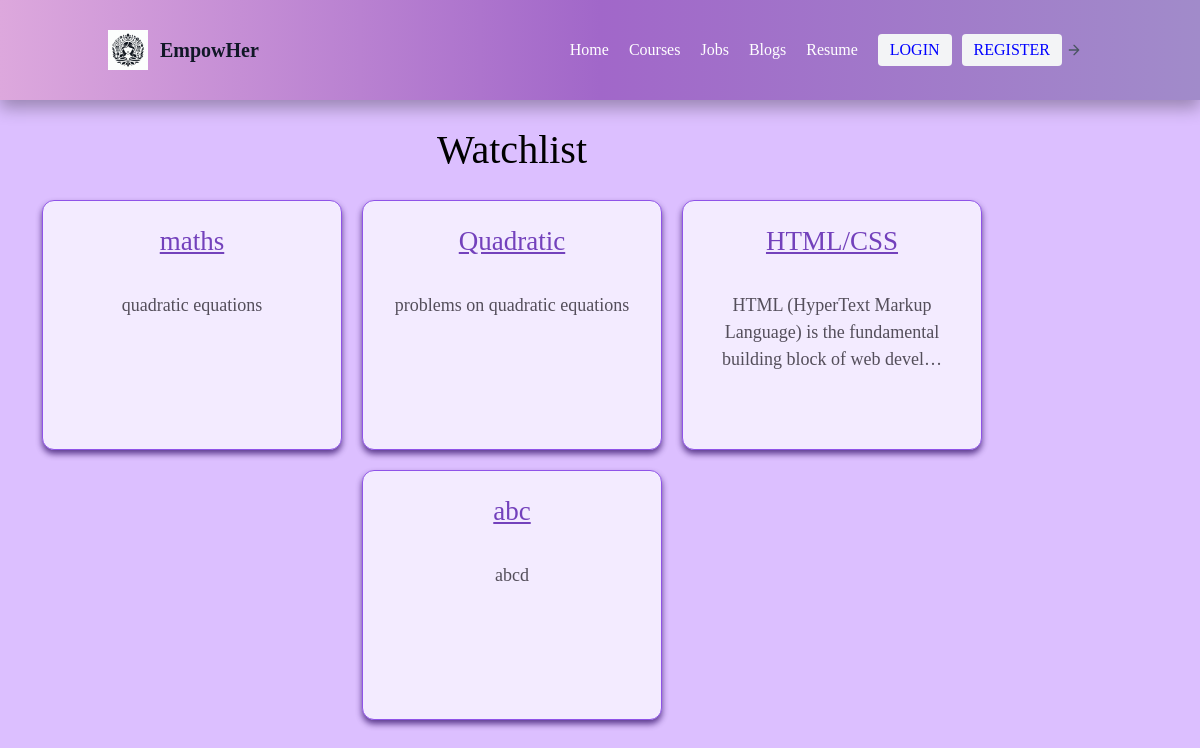
/watchlist/ (signed in), run on the app's committed database.
### nav/models.py (models this page shows, shortened)
class Watchlist(models.Model):
  user=models.ForeignKey(User,on_delete=models.CASCADE, related_name="user_watchlist") #Creates a foreignkey relationship between the WatchList Model and the User model
  course=models.ForeignKey(Course,on_delete=models.CASCADE ,related_name='course_watchlist')

class Course(models.Model):
  title =models.CharField(max_length=100 , verbose_name="Title")
  description = models.TextField(verbose_name="Description")
  video_link=models.CharField(max_length=11, verbose_name="Video Link")
  created_at=models.DateTimeField(auto_now_add=True)

### nav/views.py (the view)
# urls.py: path('watchlist/', views.watchlist, name='watchlist'),
@login_required
def watchlist(request):
  watchlist_courses=Watchlist.objects.filter(user=request.user)
  return render(request, 'nav/watchlist.html', {'watchlist_courses': watchlist_courses})

### nav/templates/nav/watchlist.html (shortened to what this page needs)
{% load static %}
<!DOCTYPE html>
<html>
<head>
    <script src="https://cdn.tailwindcss.com"></script>
    <link rel="stylesheet" href="{% static 'nav/images/common.css' %}">
</head>
<body>
  <header class="text-gray-600 body-font">
    <div class="container mx-auto flex flex-wrap p-5 flex-col md:flex-row items-center">
      <a class="flex title-font font-medium items-center text-gray-900 mb-4 md:mb-0">
        <img src="{% static 'nav/images/Designer.png'%}" style=" height:40px ; width:40px;">
        <span class="ml-3 text-xl">EmpowHer</span>
      </a>
      <nav class="md:ml-auto flex flex-wrap items-center text-base justify-center">
        <a class="mr-5 hover:text-gray-900">Home</a>
        <a class="mr-5 hover:text-gray-900" href="{% url 'course_list' %}">Courses</a>
        <a class="mr-5 hover:text-gray-900" href="{% url 'job_list' %}">Jobs</a>
        <a class="mr-5 hover:text-gray-900" href="{% url 'blog_list' %}">Blogs</a>
        <a class="mr-5 hover:text-gray-900" href="{% url 'upload_file' %}">Resume</a>
      </nav>
      <a href="{% url 'login_view' %}" class="inline-flex items-center bg-gray-100 border-0 py-1 px-3 focus:outline-none hover:bg-gray-200 rounded text-base mt-4 md:mt-0" style="margin-right:10px; color:blue">LOGIN</a>
      <a href="{% url 'register' %}" class="inline-flex items-center bg-gray-100 border-0 py-1 px-3 focus:outline-none hover:bg-gray-200 rounded text-base mt-4 md:mt-0" style="color:blue">REGISTER</a>
        <svg fill="none" stroke="currentColor" stroke-linecap="round" stroke-linejoin="round" stroke-width="2" class="w-4 h-4 ml-1" viewBox="0 0 24 24">
          <path d="M5 12h14M12 5l7 7-7 7"></path>
        </svg>
    </div>
  </header>
    <div class="container">
        <div class="header">
            <h1>Watchlist</h1>
        </div>
        <div class="card-container">
            {% for watchlist_item in watchlist_courses %}
                <div class="card-wrapper">
                    <div class="card">
                        <div class="card-content">
                            <div class="card-title">
                                <a href="{% url 'course_detail' watchlist_item.course.id %}">{{ watchlist_item.course.title }}</a>
                            </div>
                            <div class="card-excerpt">
                                {{ watchlist_item.course.description|truncatechars:80 }}
                            </div>
                        </div>
                    </div>
                </div>
            {% empty %}
                <p>No courses in your watchlist.</p>
            {% endfor %}
        </div>
    </div>
</body>
</html>

### nav/static/nav/images/common.css (style rules this page uses)
body { margin: 0; padding: 0; font-family: 'Times New Roman', Times, serif, sans-serif; }
header { background: linear-gradient(to right, #dda8dd, #a167c9, #a18bca); padding: 10px; box-shadow: 0 8px 16px rgba(0, 0, 0, 0.3); }
header a { color: white; text-decoration: none; }
header .title-font { font-size: 1.75rem; font-weight: bold; }
header svg { margin-right: 10px; }

### nav/templates/nav/watchlist.html (style rules this page uses)
body { background-color: #DCBFFF; font-family: 'Times New Roman', Times, serif, sans-serif; margin: 0; padding: 0; }
.container { padding: 20px; text-align: center; }
.header { margin-bottom: 20px; }
.header h1 { font-size: 2.5em; margin-bottom: 10px; }
.card-container { display: flex; flex-wrap: wrap; justify-content: center; gap: 20px; }
.card-wrapper { flex: 1 1 300px; max-width: 300px; box-sizing: border-box; }
.card { background-color: #f9f7ff; border: 1px solid #7d39e3; border-radius: 12px; padding: 20px; display: flex; flex-direction: column; justify-content: space-between; box-shadow: 0 4px 6px #3d1a72; height: 250px; opacity: 0.8; }
.card-content { flex: 1; font-size: 18px; }
.card-title { color: #5a22ac; font-size: 1.5em; margin: 0; padding-bottom: 20px; }
.card-title a { color: #5a22ac; text-decoration: underline; }
.card-excerpt { margin: 10px 0; color: #333; }

### data on the page
Watchlist: course "maths", course.description "quadratic equations"
Watchlist: course "Quadratic", course.description "problems on quadratic equations"
Watchlist: course "HTML/CSS", course.description "HTML (HyperText Markup Language) is the fundamental building block of web devel…"
Watchlist: course "abc", course.description "abcd"
